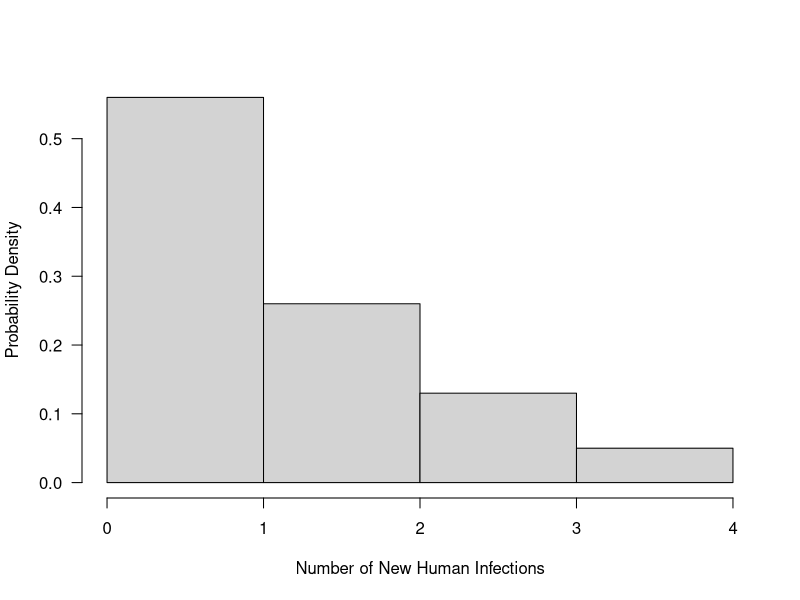

This figure's R source:
# This code makes a histogram of the number of new human infections that result
# from intrahousehold feeding of bed bugs on humans.

simlength <- 180  # number of days per simulation
reps <- 100  # number of times to repeat the simulation

# Makeup of the household:
num.hum <- 5  # number of humans within the house
num.bug <- 1000  # number of bed bugs within the house

# Initial number of infected humans and bed bug:
hum.I0 <- 1
bug.I0 <- 0

# Parameter values:
feed.interval <- 7  # Average number of days between feeding
bug.lifetime <- 200  # Average bug lifespan in days
bugtohum.I <- 0.00058  # The probability of an infectious bite infecting a human
humtobug.I <- 0.042  # The probability of an infected human infecting a bug from a 
  # bite in the first three years of infection
humtobug.I2 <- 0.0048 #After first three years of infection

# Designating distributions to draw bug feeding days and lifetimes:
sd.feed <- 2  # sd of days between feeding for vectors
sd.buglife <- 30  # sd of days for bug lifetime

SimulateReps <- function(humtobug.I, reps){
  # Runs the intra-household simulation for a specified number of "reps"
  #
  # Args:
  #   humtobug.I: probability of an infected human infecting a susceptible bug
  #   reps: the number of times to repeat the simulation
  #
  # Returns:
  #   A vector of the number of humans infected at the end of each simulation 
  humtobug.I <- humtobug.I  
  total.hum.I <- as.numeric()
  for (rep in 1:reps) {
    
    # Vectors of infection status:
    hum.I <- c(rep(1,hum.I0),rep(0,num.hum - hum.I0))
    bug.I <- c(rep(1,bug.I0),rep(0,num.bug - bug.I0))
    
    # Vector of bug feeding days:
    bug.feed.days <- ceiling(runif(num.bug,0,feed.interval))
    
    # Death day of all bugs:
    bug.death.days <- ceiling(runif(num.bug,0,bug.lifetime))
    
  for (day in 1:simlength) {
    
    for (bug in 1:num.bug) {
      
      # determine if bug is feeding that day
      if (bug.feed.days[bug] == day) {  # begin feeding loop
        
        # determine which human the bug will feed on
        hum = sample(1:num.hum,1)
        
        # determine if uninfected bug is feeding on infected human
        if ((hum.I[hum]==1) & (bug.I[bug]==0)) {
          
          if (runif(1) < humtobug.I) {
            bug.I[bug] <- 1  # Bug gets infected with probability humtobug.I
          }
        }
      
        # determine if infected bug is feeding on uninfected human
        if ((hum.I[hum] == 0) & (bug.I[bug] == 1)) {
          if (runif(1)<bugtohum.I) {
            hum.I[hum] <- 1  # Human gets infected with probability bugtohum.I
          }
        } 
      
        # reset feeding day 
        bug.feed.days[bug] <- ceiling(rnorm(1, mean = feed.interval + day, 
                                           sd = sd.feed)) 
      
      }  # end feeding loop
    
      if (bug.death.days[bug] == day){
        bug.I[bug] <- 0  # reset infection status
        bug.death.days[bug] <- ceiling(rnorm(1, mean = bug.lifetime + day, 
                                             sd = sd.buglife))
      }
    }  # end bug loop
  }  # end day loop
  
  total.hum.I[rep] = sum(hum.I)
  
  }  # end rep loop
  
  return (total.hum.I)
}  # end function loop


hum.I.store <- SimulateReps (humtobug.I,reps)

new.hum.infections <- hum.I.store - 1 
#saveRDS(NewInf,file="newhuminfections.rds")

# Plotting a histogram of the new human infections:
hist(new.hum.infections, breaks=0:4, freq=FALSE, las = 1,
     xlab = "Number of New Human Infections", ylab = "Probability Density", 
     right=F,main=NA)
#dev.print(device=pdf, "hist.pdf", width=5, height=5)

